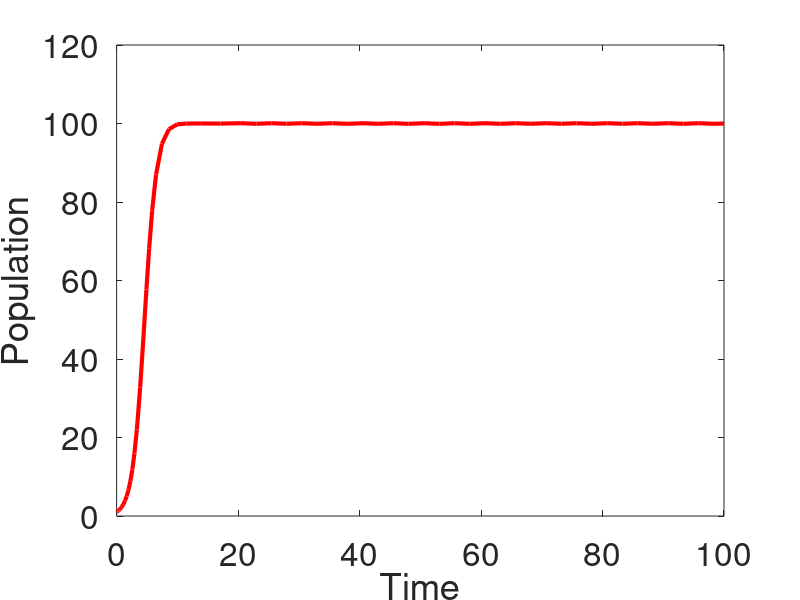
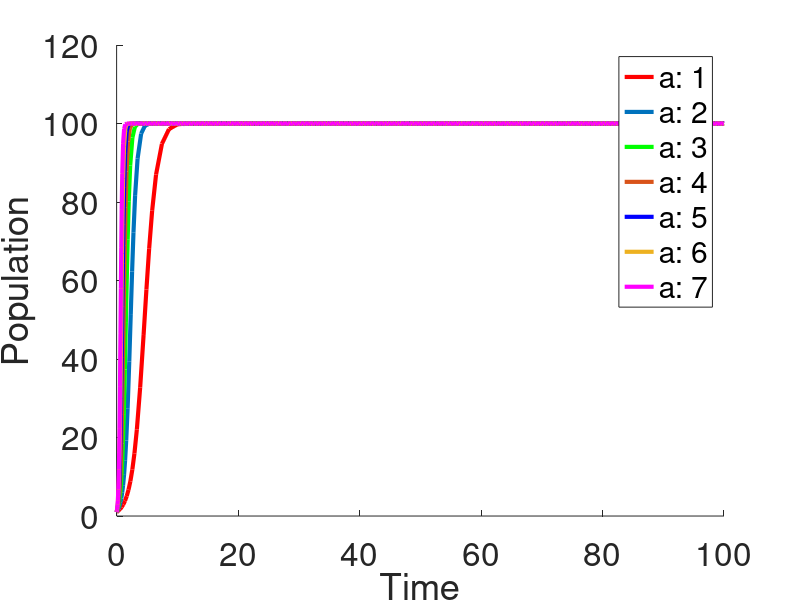

Write MATLAB code to recreate these figures, in order. (Note: this script raises an error after producing the figures.)
%HW7

% Problem 1: Modeling population growth
% The simplest model for a growing population assumes that each current
% individual has equal likelihood to divide, which yields a differential
% equation dx/dt = a*x where a is the division rate. It is easy to see that
% this will grow exponentially without bound. A simple modification is to
% assume that the growth rate slows done as the population reaches some
% maximum value N so that dx/dt = a*x*(1-x/N). Defining X = x/N, we have 
% dX/dt = a*X*(1-X).

a = 1;
N = 100;
span = 0:0.1:100;
rhs = @(t, x) (a*x*(1-x/N));
sol = ode23(rhs, span, 1);
plot(sol.x, sol.y,'r-','LineWidth', 3, 'MarkerSize', 18);
xlabel('Time'); ylabel('Population');
set(gca,'FontSize', 24);


% Part 1. This equation has two fixed points at 0 and 1. Explain the
% meaning of these two points.

% At 0 there is no population making it a stable point
% At 1 there is only one individual with enough resources from one making
% the population stable


% Part 2: Evaluate the stability of these fixed points. Does it depend on
% the value of the parameter a? 

colors = ['r-' 'g-' 'b-' 'm-' 'c-' 'k-' 'm-'];

figure;
hold on;
for aa = 1:7
    
N = 100;
span = 0:0.1:100;
rhs = @(t, x) (aa*x*(1-x/N));
sol = ode23(rhs, span, 1);
plot(sol.x, sol.y,colors(aa),'LineWidth', 3, 'MarkerSize', 18);
xlabel('Time'); ylabel('Population');
set(gca,'FontSize', 24);
legendInfo{aa} = ['a: ' num2str(aa)];
end

legend(legendInfo);
hold off;

% as parameter a increases the population reaches its maximum at an earlier
% time though it's possible to see that it's a very small increase

% Part 3: Write a function that takes two inputs - the initial condition x0
% and the a parameter and integrates the equation forward in time. Make
% your code return two variables - the timecourse of X and the time
% required for the population to reach 99% of its maximum value. 

% [time_series, time99] = func_q1p3(param_a, x0)

[time_series, time99] = func_q1p3(2, 5);


% Part 4: Another possible model is to consider discrete generations
% instead allowing the population to vary continuously. e.g. X(t+1) = a*
% X(t)*(1-X(t)). Consider this model and vary the a parameter in the range 0
% < a <= 4. For each value of a choose 200 random starting points  0 < x0 < 1 
% and iterate the equation forward to steady state. For each final
% value Xf, plot the point in the plane (a,Xf) so that at the end you will
% have produced a bifucation diagram showing all possible final values of
% Xf at each value of a. Explain your results. 

figure;

for aa = 0.1:0.2:4
    for ii = 1:200
        x = rand();
        Xf = x;
        counter = 1;
        while counter < 10
            Xf = aa*Xf*(1-Xf);
            counter = counter + 1;
        end        
        plot(aa, Xf, 'r.')
        hold on;
    end
    xlabel('a'); ylabel('Xf');
end
hold off;

% the function converges at 2.5 where it bifurcates

% Problem 2. Genetic toggle switches. 
% Consider a genetic system of two genes A and B in which each gene
% product represses the expression of the other. Make the following
% assumptions: 
% a. Repression is cooperative:  each promotor region of one gene has 4
% binding sites for the other protein and that all of these need to be
% occupied for the gene to be repressed. 
% b. You can ignore the intermediate mRNA production so that the product of
% the synthesis of one gene can be assumed to directly repress the other
% c. the system is prefectly symmetric so that the degradation
% times, binding strengths etc are the same for both genes. 
% d. You can choose time and concentration scales so that all Michaelis
% binding constants and degradation times are equal to 1. 
%
% Part 1. Write down a two equation model (one for each gene product) for
% this system. Your model should have one free parameter corresponding to the
% maximum rate of expression of the gene, call it V. 
%

% dz/dt = V*x(2).^4./(1+x(2).^4)-x(1));

eq = @(t,x) [x(2); (5*x(2).^4)./(1+x(2).^4)-x(1)];


% Part 2. Write code to integrate your model in time and plot the results for V = 5 for two cases, 
% one in which A0 > B0 and one in which B0 > A0. 


% A0> B0
V = 5;
sol = ode23(eq, [0 1], [1; 3]);
plot(sol.x, sol.y(1,:),'g-','LineWidth', 3, 'MarkerSize', 18); hold on;
plot(sol.x, sol.y(2,:),'r-','LineWidth', 3, 'MarkerSize', 18);
xlabel('Time'); ylabel('Expression');

%B0 > A0
V = 5;
sol = ode23(eq, [0 1], [3; 1]);
plot(sol.x, sol.y(1,:),'g-','LineWidth', 3, 'MarkerSize', 18); hold on;
plot(sol.x, sol.y(2,:),'r-','LineWidth', 3, 'MarkerSize', 18);
xlabel('Time'); ylabel('Expression');

%
% Part 3. By any means you want, write code to produce a bifurcation diagram showing all
% fixed points of the system as a function of the V parameter. 

ku = 0;
kb = 3;

figure;
hold on;
for V = 0:0.05:5
    polycoeff = [1 V*(-kb) 1 V*(-ku)];
    rts = roots(polycoeff);
    rts = rts(imag(rts) == 0);
    plot(V*ones(length(rts),1), rts, 'r.');
end
hold off;

